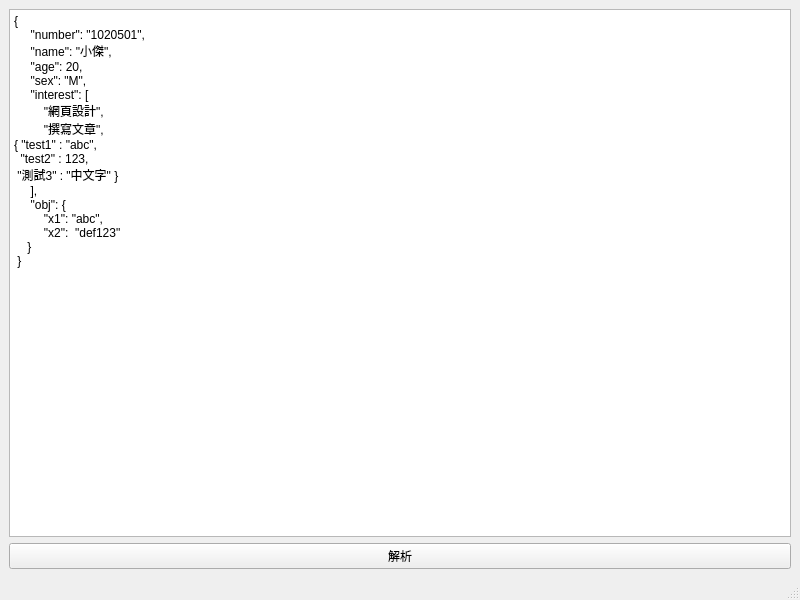
<?xml version="1.0" encoding="UTF-8"?>
<ui version="4.0">
 <class>MainWindow</class>
 <widget class="QMainWindow" name="MainWindow">
  <property name="geometry">
   <rect>
    <x>0</x>
    <y>0</y>
    <width>800</width>
    <height>600</height>
   </rect>
  </property>
  <property name="windowTitle">
   <string>MainWindow</string>
  </property>
  <widget class="QWidget" name="centralwidget">
   <layout class="QVBoxLayout" name="verticalLayout">
    <item>
     <widget class="QPlainTextEdit" name="plainTextEdit_JSON">
      <property name="plainText">
       <string>{
     &quot;number&quot;: &quot;1020501&quot;,
     &quot;name&quot;: &quot;小傑&quot;,
     &quot;age&quot;: 20,
     &quot;sex&quot;: &quot;M&quot;,
     &quot;interest&quot;: [
         &quot;網頁設計&quot;,
         &quot;撰寫文章&quot;,
{ &quot;test1&quot; : &quot;abc&quot;,
  &quot;test2&quot; : 123,
 &quot;測試3&quot; : &quot;中文字&quot; }
     ],
     &quot;obj&quot;: {
         &quot;x1&quot;: &quot;abc&quot;,
         &quot;x2&quot;:  &quot;def123&quot;
    }
 }
</string>
      </property>
     </widget>
    </item>
    <item>
     <widget class="QPushButton" name="pushButton_parse">
      <property name="text">
       <string>解析</string>
      </property>
     </widget>
    </item>
   </layout>
  </widget>
  <widget class="QMenuBar" name="menubar">
   <property name="geometry">
    <rect>
     <x>0</x>
     <y>0</y>
     <width>800</width>
     <height>29</height>
    </rect>
   </property>
  </widget>
  <widget class="QStatusBar" name="statusbar"/>
 </widget>
 <resources/>
 <connections/>
</ui>
